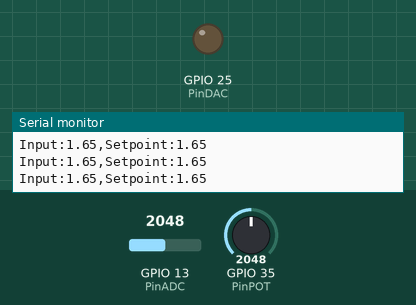
This sketch was run on a simulated ESP32. Shown: output pins drawn as LEDs (lit = HIGH), the last lines printed to the serial monitor. Inputs (shaded band) come from the test bench; at power-on: GPIO 35 (PinPOT) = 2048, GPIO 13 (PinADC) = 2048.

Above: at 1.2 s.
1.3 s: GPIO 35 (PinPOT) set to 2866
At 3.2 s:
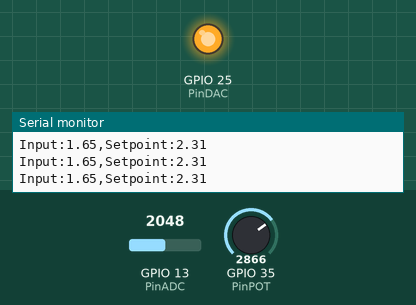
4.3 s: GPIO 13 (PinADC) set to 3603
At 5.96 s:
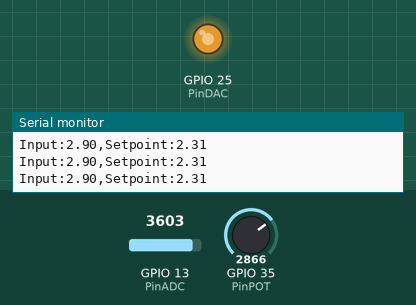
7.3 s: GPIO 13 (PinADC) set to 1228
At 8.6 s:
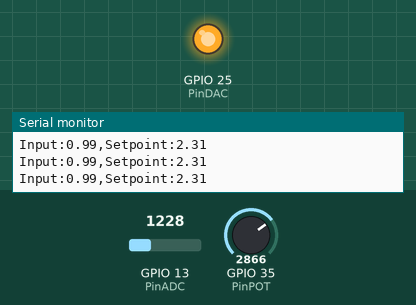
8.9 s: GPIO 35 (PinPOT) set to 491
At 11.61 s:
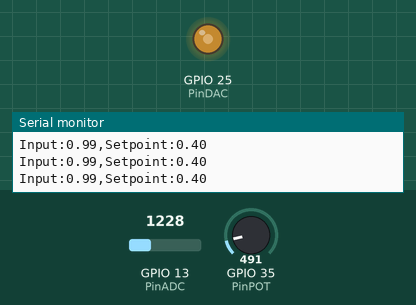
11.9 s: GPIO 35 (PinPOT) set to 0
Timing chart, 0 to 14.5 s (numbered marks = the images above; inputs shaded):
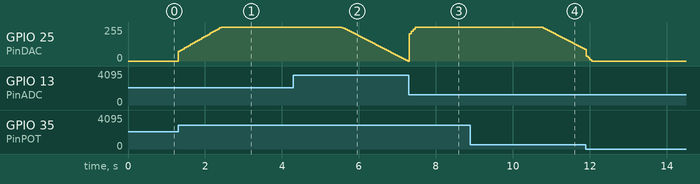

Measured:
- after the input at 1.3 s, GPIO 25 (PinDAC): moves from 0/255 to 255/255 over 1.1 s, starting at once
- after the input at 4.3 s, GPIO 25 (PinDAC): moves from 255/255 to 0/255 over 1.7 s, starting after 1.2 s
- after the input at 7.3 s, GPIO 25 (PinDAC): 0/255 → 255/255 at once
- after the input at 8.9 s, GPIO 25 (PinDAC): moves from 255/255 to 88/255 over 1.1 s, starting after 1.8 s

The sketch:

PID.ino
```cpp
/*
 *Universidad Nacional Autónoma de México
 *Facultad de Ciencias
 *Licenciatura en Ciencias de la Computación
 *Seminario de Ciencias de la Computación A: Introducción al Internet de las Cosas
 *
 *Escrito por: M. en I. Valente Vázquez Velázquez
 *Última modificación: 1-mayo-2023
 *https://sites.google.com/ciencias.unam.mx/introduccion-iot-fc/inicio
 *
 *Conectar el PinDAC con el PinADC
*/

#define PinDAC 25 //Pin de escritura
#define PinADC 13 //Pin de lectura
#define PinPOT 35 //Pin de setpoint

//PID constantes
const double Kp = 100, Ki = 0.25, Kd = 5;
//const double Kp = 0.01, Ki = 0.05, Kd = 0.001;
//const double Kp = 1, Ki = 1, Kd = 1;

//PID variables
unsigned long currentTime, previousTime;
double elapsedTime;
double lastError, P_Error, I_Error, D_Error;
double inPut, outPut;
double setPoint;

void setup() {
  Serial.begin(115200);
  pinMode(PinDAC, OUTPUT);
  pinMode(PinADC, INPUT);
  pinMode(PinPOT, INPUT);
}

void loop() {
  inPut = analogRead(PinADC) * (3.3 / 4096.0); //Se lee el voltaje del output
  setPoint = analogRead(PinPOT) * (3.3 / 4096.0); //Se lee el voltaje del pot para el setpoint

  currentTime = millis();//Se guarda el tempo actual
  elapsedTime = currentTime - previousTime;//Se calcula el tiempo transcurrido

  P_Error = setPoint - inPut;//Se obtiene el error proporcional
  I_Error += P_Error * elapsedTime;//Se obtiene el error integral
  D_Error = (P_Error - lastError) / elapsedTime;//Se obtiene el error derivativo
  outPut = (Kp * P_Error) + (Ki * I_Error) + (Kd * D_Error);//Se calcula la salida del controlador

  lastError = P_Error;//El error actual se convierte en el error pasado
  previousTime = currentTime;//El tiempo actual se convierte en el tiempo pasado

  dacWrite(PinDAC, outPut); //Salida DAC del ESP32

  Serial.print("Input:");
  Serial.print(inPut);
  Serial.print(",");
  Serial.print("Setpoint:");
  Serial.println(setPoint);
  delay(50);
}
```
